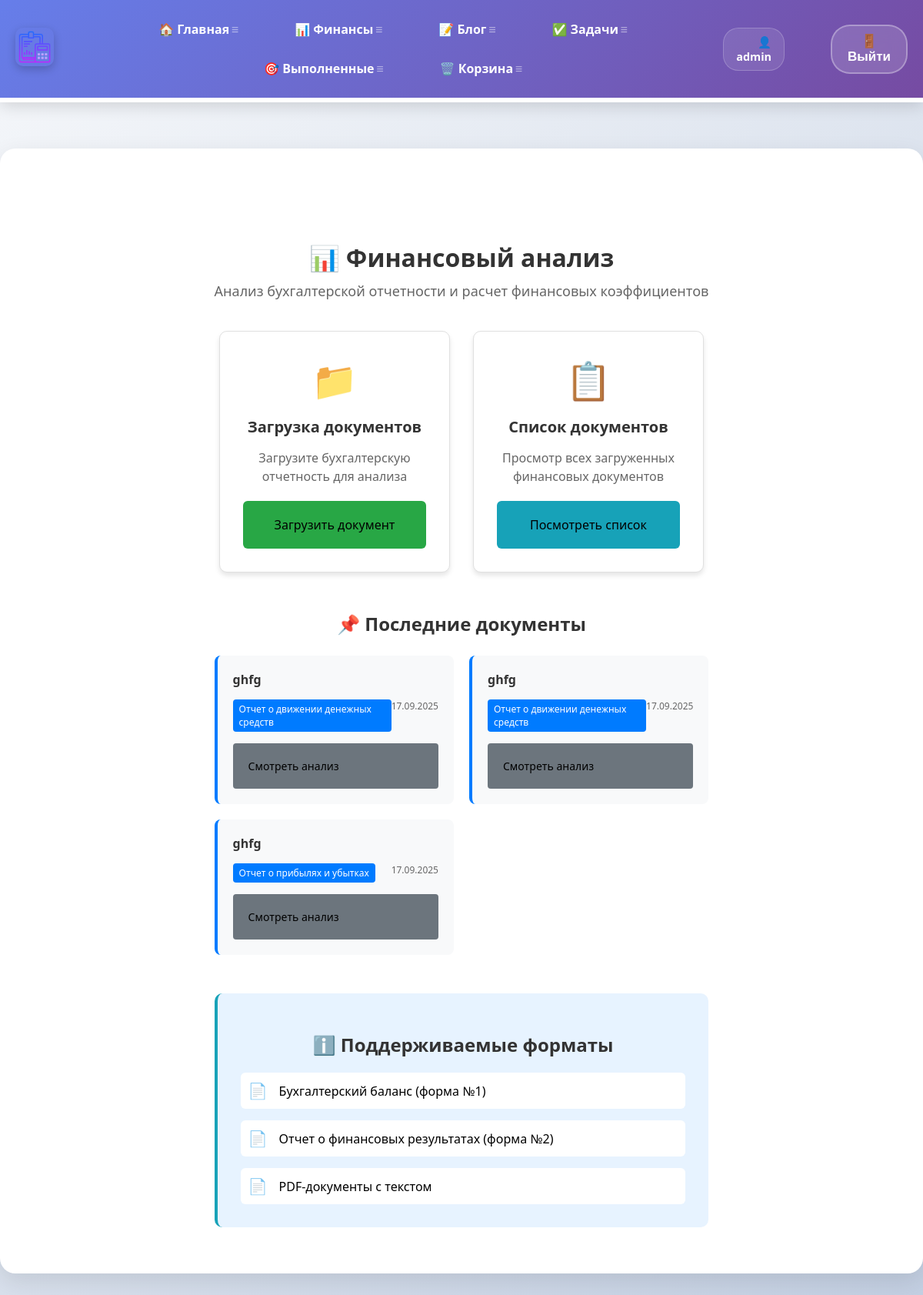
The app's page /finance/financial_analysis/ (signed in) with its own data.
### financial_analysis/models.py (models this page shows, shortened)
class FinancialDocument(models.Model):
    DOCUMENT_TYPES = [
        ('balance', 'Бухгалтерский баланс'),
        ('profit_loss', 'Отчет о прибылях и убытках'),
        ('cash_flow', 'Отчет о движении денежных средств'),  # ДОБАВЛЯЕМ
    ]
    user = models.ForeignKey(User, on_delete=models.CASCADE)
    title = models.CharField(max_length=200)
    document_type = models.CharField(max_length=20, choices=DOCUMENT_TYPES)
    pdf_file = models.FileField(upload_to='financial_docs/')
    upload_date = models.DateTimeField(auto_now_add=True)

### financial_analysis/views.py (the view)
# urls.py: path('financial_analysis/', views.financial_analysis_page, name='financial_analysis_page'),  # Новая страница
@login_required
def financial_analysis_page(request):
    recent_docs = FinancialDocument.objects.filter(user=request.user).order_by('-upload_date')[:3]
    return render(request, 'financial_analysis/financial_analysis.html', {
        'recent_docs': recent_docs
    })

### financial_analysis/templates/financial_analysis/financial_analysis.html (shortened to what this page needs)
{% extends 'skills/base.html' %}
{% load static %}
{% block content %}
<div class="financial-content">
    <h1>📊 Финансовый анализ</h1>
    <div class="financial-description">
        <p>Анализ бухгалтерской отчетности и расчет финансовых коэффициентов</p>
    </div>
    <div class="financial-actions">
        <div class="action-card">
            <div class="action-icon">📁</div>
            <h3>Загрузка документов</h3>
            <p>Загрузите бухгалтерскую отчетность для анализа</p>
            <a href="{% url 'financial_upload' %}" class="action-button upload-button">
                Загрузить документ
            </a>
        </div>
        <div class="action-card">
            <div class="action-icon">📋</div>
            <h3>Список документов</h3>
            <p>Просмотр всех загруженных финансовых документов</p>
            <a href="{% url 'financial_list' %}" class="action-button list-button">
                Посмотреть список
            </a>
        </div>
    </div>
    {% if user.is_authenticated %}
    <div class="recent-section">
        <h2>📌 Последние документы</h2>
        {% if recent_docs %}
            <div class="documents-grid">
                {% for doc in recent_docs %}
                <div class="document-item">
                    <h4>{{ doc.title }}</h4>
                    <div class="document-info">
                        <span class="doc-type">{{ doc.get_document_type_display }}</span>
                        <span class="doc-date">{{ doc.upload_date|date:"d.m.Y" }}</span>
                    </div>
                    <a href="{% url 'financial_results' doc.id %}" class="view-analysis-btn">
                        Смотреть анализ
                    </a>
                </div>
                {% endfor %}
            </div>
        {% else %}
            <p class="no-documents">Нет загруженных документов</p>
        {% endif %}
    </div>
    {% endif %}
    <div class="formats-info">
        <h2>ℹ️ Поддерживаемые форматы</h2>
        <div class="formats-list">
            <div class="format-item">
                <span class="format-icon">📄</span>
                <span>Бухгалтерский баланс (форма №1)</span>
            </div>
            <div class="format-item">
                <span class="format-icon">📄</span>
                <span>Отчет о финансовых результатах (форма №2)</span>
            </div>
            <div class="format-item">
                <span class="format-icon">📄</span>
                <span>PDF-документы с текстом</span>
            </div>
        </div>
    </div>
</div>
{% endblock %}

### skills/templates/skills/base.html (shortened to what this page needs)
<!DOCTYPE html>
{% load static %}
<html lang="ru">
<head>
    <link rel="stylesheet" href="{% static 'css/style3.css' %}">
    </head>
<body>
<div class="menu">
    <div class="wrap">
        <div class="menu_header">
            {% if user.is_authenticated %}
            <div class="logo">
                <a href="{% url 'index' %}">
                    <img src="{% static 'skills/logo.png' %}" alt="Логотип" class="image">
                </a>
            </div>
            <ul class="menu_total" id="mainMenu">
                <li><a href="{% url 'index' %}">🏠 Главная</a></li>
                <li><a href="{% url 'financial_analysis_page' %}">📊 Финансы</a></li>
                <li><a href="{% url 'blogs' %}">📝 Блог</a></li>
                <li><a href="{% url 'currenttodos' %}">✅ Задачи</a></li>
                <li><a href="{% url 'completedtodos' %}">🎯 Выполненные</a></li>
                <li><a href="{% url 'trashbin' %}">🗑️ Корзина</a></li>
            </ul>
            <ul class="menu_second">
                <li class="logo2">👤 {{ user.username }}</li>
                <li>
                    <form action="{% url 'logoutuser' %}" method="post">
                        <button class="top">🚪 Выйти</button>
                    </form>
                </li>
            </ul>
            {% endif %}
        </div>
    </div>
</div>
<div class="content">
    <div class="wrap">
        {% block content %}
        {% endblock %}
    </div>
</div>
</body>
</html>

### records on screen
FinancialDocument: title "ghfg", document_type "Отчет о движении денежных средств", upload_date "17.09.2025"
FinancialDocument: title "ghfg", document_type "Отчет о движении денежных средств", upload_date "17.09.2025"
FinancialDocument: title "ghfg", document_type "Отчет о прибылях и убытках", upload_date "17.09.2025"

### other values on screen
{{ user.username }} "admin"
